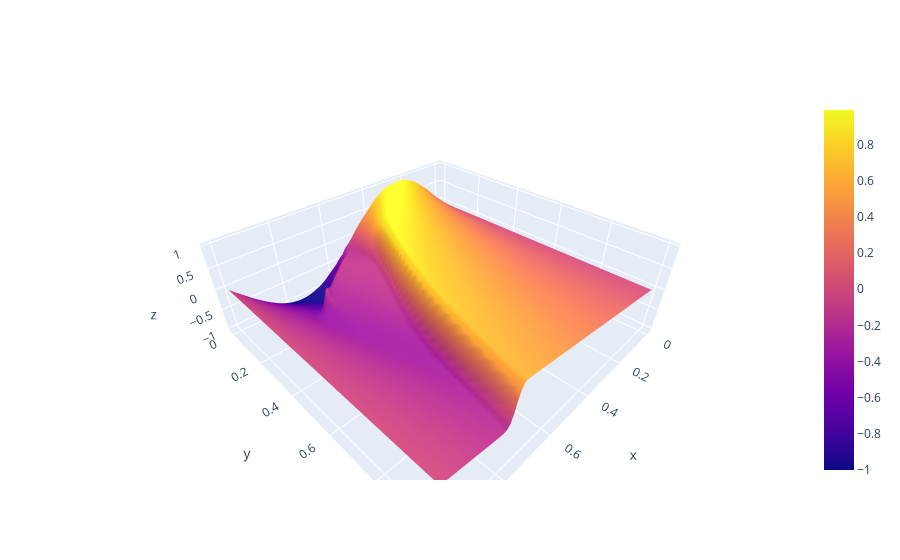

The notebook cell saved with this chart:
### Code cell
# Calcular valores da função e gerar grids
x_grid, y_grid, z_pred = calcular_grid(rna, comprimento_x, tempo_final)

# Plotar figura
fig = go.Figure(data=[go.Surface(x=x_grid, y=y_grid, z=z_pred)])

fig.update_layout(scene=dict(aspectratio=dict(x=1.5, y=1.5, z=0.5)))

### Figure 1 — Plotly figure (JSON) as saved in the notebook; plotly's stock layout.template omitted (floating-point values rounded to 4 significant figures; data arrays with more than 128 entries replaced by an {"elided": "..."} marker saying what was removed)
{"data": [{"type": "surface", "x": {"elided": "101x101 float values"}, "y": {"elided": "101x101 float values"}, "z": {"elided": "101x101 float values"}}], "layout": {"scene": {"aspectratio": {"x": 1.5, "y": 1.5, "z": 0.5}}}}
